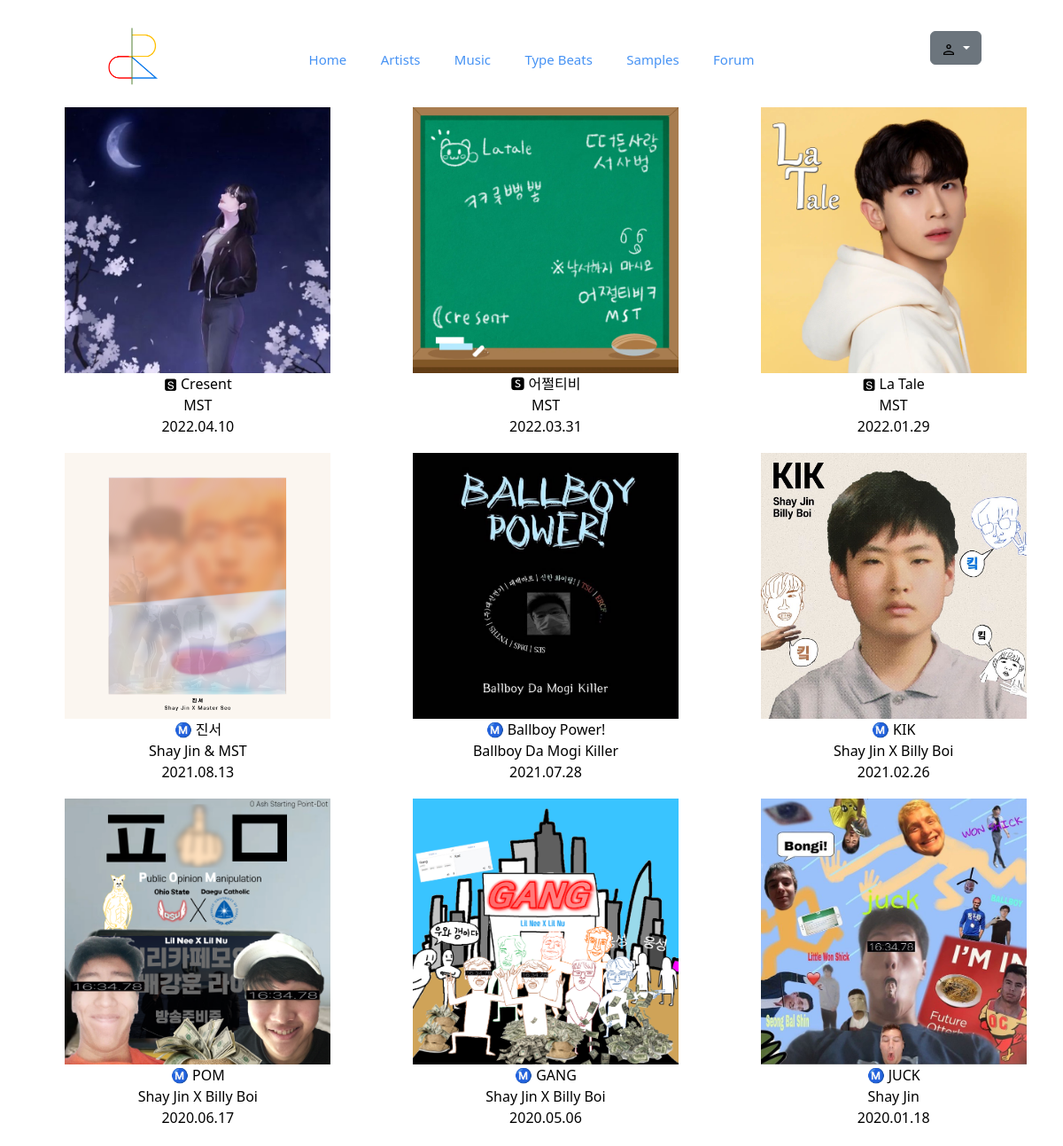
Screenshot of /ercf/music with the database file from the repository.
### ercf/models.py (models this page shows)
class Album(models.Model):
    name = models.TextField()
    artist = models.TextField()
    date = models.TextField()
    picture = models.ImageField(upload_to="images/")
    picture_url = models.TextField(null=True, default="?")
    des = models.TextField()

### ercf/views.py (the view)
# urls.py: path('music', views.music, name='music'),
def music(request):
    albums = Album.objects.all().order_by("-id")
    for album in albums:
        album.picture_url = "/ercf" + album.picture.url
    context = {"albums": albums}
    return render(request, "ercf/music.html", context)

### ercf/templates/ercf/music.html (shortened to what this page needs)
{% extends "ercf/layout.html" %}
{% load static %}
{% block body %}
<div class="body" style="margin-top:-100px;">
    <ul>
        {% for album in albums %}
            <li>
                <button id="myBtn" onclick="btn(' {{ album.des }}  ')">
                    <img src="{{ album.picture_url }}">
                    <p>{{ album.name }}</p>
                    <p>{{ album.artist }}</p>
                    <p>{{ album.date }}</p>
                </button>
            </li>
        {% endfor %}
    </ul>
</div>
{% endblock %}

### ercf/templates/ercf/music.html (style rules this page uses)
ul { display: grid; grid-gap: 10px; grid-template-columns: repeat(auto-fill, minmax(300px, 1fr)); list-style: none; }
ul li { display: flex; flex-flow: row wrap; justify-content: center; border: 3px solid white; }
img { width: 300px; height:300px; }
p { text-align: center; margin-bottom: 0px; }
button { border: none; background-color: white; }

### rows the page displays
Album: shows a picture, name "🆂 Cresent", artist "MST", date "2022.04.10"
Album: shows a picture, name "🆂 어쩔티비", artist "MST", date "2022.03.31"
Album: shows a picture, name "🆂 La Tale", artist "MST", date "2022.01.29"
Album: shows a picture, name "Ⓜ️ 진서", artist "Shay Jin & MST", date "2021.08.13"
Album: shows a picture, name "Ⓜ️ Ballboy Power!", artist "Ballboy Da Mogi Killer", date "2021.07.28"
Album: shows a picture, name "Ⓜ️ KIK", artist "Shay Jin X Billy Boi", date "2021.02.26"
Album: shows a picture, name "Ⓜ️ POM", artist "Shay Jin X Billy Boi", date "2020.06.17"
Album: shows a picture, name "Ⓜ️ GANG", artist "Shay Jin X Billy Boi", date "2020.05.06"
Album: shows a picture, name "Ⓜ️ JUCK", artist "Shay Jin", date "2020.01.18"
